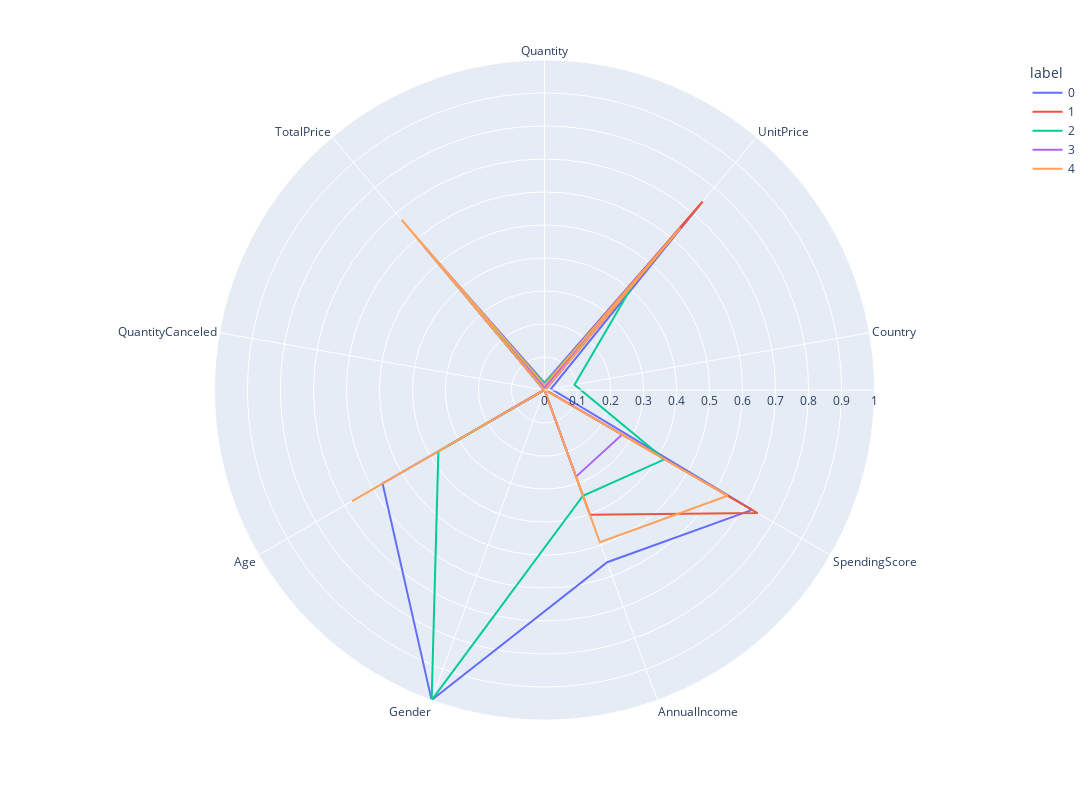

Source (notebook cell):
### Code cell
kmeans = KMeans(
        n_clusters=5, init="k-means++",
        n_init=10,
        tol=1e-04, random_state=42
    )
kmeans.fit(X)
clusters=pd.DataFrame(X,columns=data.drop(["StockCode","Description","InvoiceDate","InvoiceNo","CustomerID"],axis=1).columns)
clusters['label']=kmeans.labels_
polar=clusters.groupby("label").mean().reset_index()
polar=pd.melt(polar,id_vars=["label"])
fig4 = px.line_polar(polar, r="value", theta="variable", color="label", line_close=True,height=800,width=1400)
fig4.show()

### Figure 1 — Plotly figure (JSON) as saved in the notebook; plotly's stock layout.template omitted (floating-point values rounded to 4 significant figures)
{"data": [{"hovertemplate": "label=0<br>value=%{r}<br>variable=%{theta}<extra></extra>", "legendgroup": "0", "line": {"color": "#636efa", "dash": "solid"}, "marker": {"symbol": "circle"}, "mode": "lines", "name": "0", "r": [0.02139, 0.7266, 0.01994, 0.7266, 0.5553, 1, 0.5665, 0, 0.5665, 0.02139], "showlegend": true, "subplot": "polar", "theta": ["Quantity", "UnitPrice", "Country", "SpendingScore", "AnnualIncome", "Gender", "Age", "QuantityCanceled", "TotalPrice", "Quantity"], "type": "scatterpolar"}, {"hovertemplate": "label=1<br>value=%{r}<br>variable=%{theta}<extra></extra>", "legendgroup": "1", "line": {"color": "#EF553B", "dash": "solid"}, "marker": {"symbol": "circle"}, "mode": "lines", "name": "1", "r": [0.01637, 0.7457, 0.001883, 0.7457, 0.402, 0, 0.337, 0.001883, 0.337, 0.01637], "showlegend": true, "subplot": "polar", "theta": ["Quantity", "UnitPrice", "Country", "SpendingScore", "AnnualIncome", "Gender", "Age", "QuantityCanceled", "TotalPrice", "Quantity"], "type": "scatterpolar"}, {"hovertemplate": "label=2<br>value=%{r}<br>variable=%{theta}<extra></extra>", "legendgroup": "2", "line": {"color": "#00cc96", "dash": "solid"}, "marker": {"symbol": "circle"}, "mode": "lines", "name": "2", "r": [0.01896, 0.4199, 0.0924, 0.4199, 0.3409, 1, 0.3712, 0, 0.3712, 0.01896], "showlegend": true, "subplot": "polar", "theta": ["Quantity", "UnitPrice", "Country", "SpendingScore", "AnnualIncome", "Gender", "Age", "QuantityCanceled", "TotalPrice", "Quantity"], "type": "scatterpolar"}, {"hovertemplate": "label=3<br>value=%{r}<br>variable=%{theta}<extra></extra>", "legendgroup": "3", "line": {"color": "#ab63fa", "dash": "solid"}, "marker": {"symbol": "circle"}, "mode": "lines", "name": "3", "r": [0.007528, 0.2711, 0.002963, 0.2711, 0.2793, 0, 0.1771, 0, 0.1771, 0.007528], "showlegend": true, "subplot": "polar", "theta": ["Quantity", "UnitPrice", "Country", "SpendingScore", "AnnualIncome", "Gender", "Age", "QuantityCanceled", "TotalPrice", "Quantity"], "type": "scatterpolar"}, {"hovertemplate": "label=4<br>value=%{r}<br>variable=%{theta}<extra></extra>", "legendgroup": "4", "line": {"color": "#FFA15A", "dash": "solid"}, "marker": {"symbol": "circle"}, "mode": "lines", "name": "4", "r": [0.01543, 0.6409, 0.00131, 0.6409, 0.491, 0, 0.6732, 0, 0.6732, 0.01543], "showlegend": true, "subplot": "polar", "theta": ["Quantity", "UnitPrice", "Country", "SpendingScore", "AnnualIncome", "Gender", "Age", "QuantityCanceled", "TotalPrice", "Quantity"], "type": "scatterpolar"}], "layout": {"height": 800, "legend": {"title": {"text": "label"}, "tracegroupgap": 0}, "margin": {"t": 60}, "polar": {"angularaxis": {"direction": "clockwise", "rotation": 90}, "domain": {"x": [0, 1], "y": [0, 1]}}, "width": 1400}}
